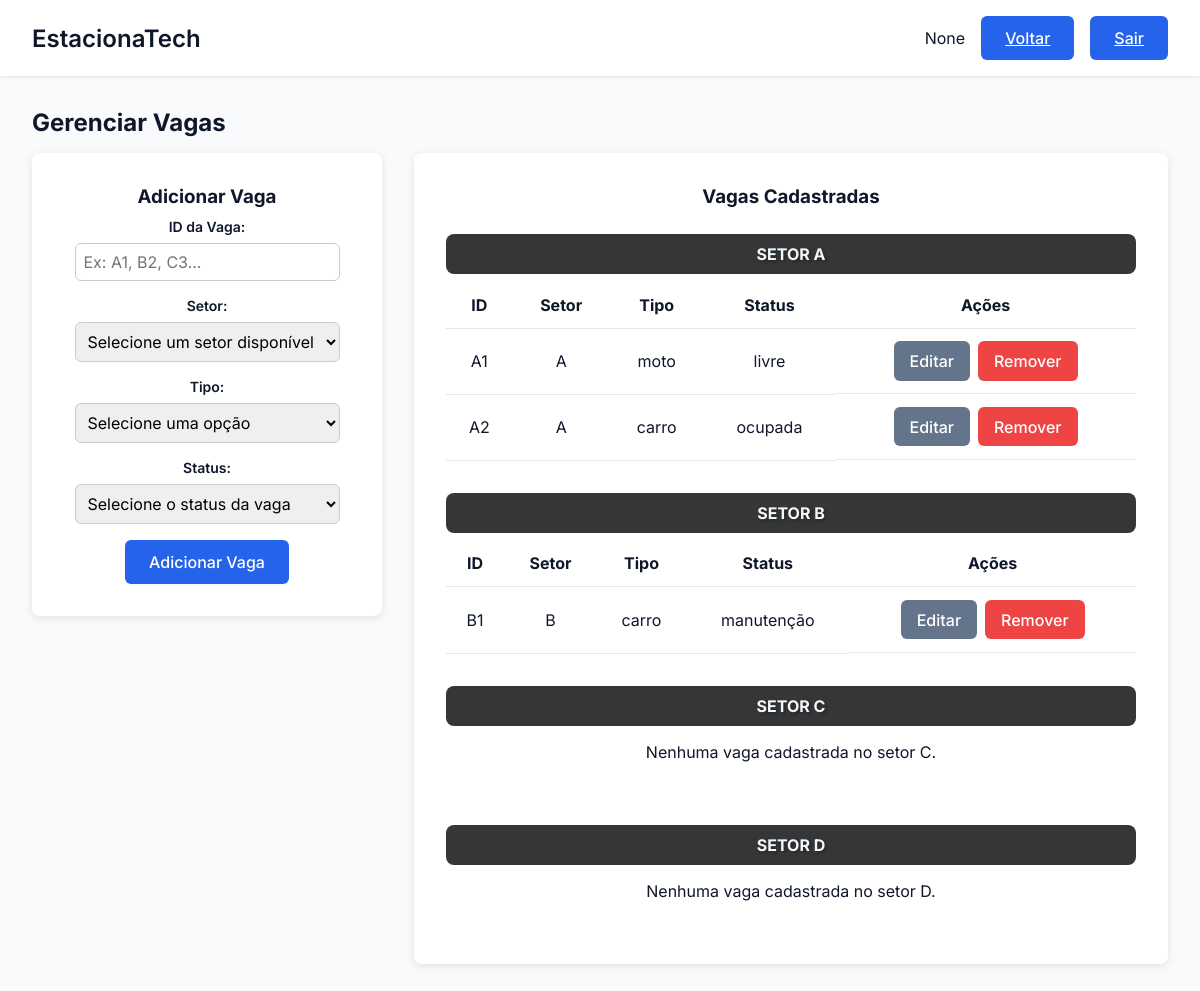
/vaga/config_vagas, run on the app's committed database.
### tables this page shows
CREATE TABLE Setor (
        id_setor TEXT PRIMARY KEY,
        n_vagas INTEGER NOT NULL
    );

CREATE TABLE Vaga (
        id_vaga TEXT PRIMARY KEY,
        setor TEXT NOT NULL,
        tipo TEXT NOT NULL CHECK (tipo IN ('carro', 'moto', 'deficiente', 'etc.')),
        status TEXT NOT NULL CHECK (status IN ('livre', 'ocupada', 'reservada', 'manutenção')),
        FOREIGN KEY (setor) REFERENCES Setor(id_setor)
    );

### EstacionaTech/routes/vaga_routes.py (the view)
@vaga_bp.route('/config_vagas')
def config_vagas():
    vagas = VagaController.listar_vagas()
    setores = SetorController.listar_setores()
    print(setores)
    return render_template('config_vagas.html', vagas=vagas, setores=setores)

### EstacionaTech/controllers/setor_controller.py (called while the page is built)
    @staticmethod
    def listar_setores():
        setores = Setor.listar_todos()
        return setores

### EstacionaTech/controllers/vaga_controller.py (called while the page is built)
    @staticmethod
    def listar_vagas():
        vagas= Vaga.listar_todas()
        return vagas

### EstacionaTech/database/database.py (called while the page is built)
def conectar():
    diretorio_db = "EstacionaTech/database"
    if not os.path.exists(diretorio_db):
        os.makedirs(diretorio_db)  # Criar diretório caso não exista
    return sqlite3.connect(f"{diretorio_db}/estacionatech.db")

### EstacionaTech/models/setor.py (called while the page is built)
    def listar_todos():
        conn = conectar()
        cursor = conn.cursor()
        cursor.execute("SELECT * FROM Setor ORDER BY id_setor ASC")
        setores = cursor.fetchall()
        conn.close()
        return setores

### EstacionaTech/models/vaga.py (called while the page is built)
    def listar_todas():
        conn = conectar()
        cursor = conn.cursor()
        cursor.execute("SELECT * FROM vaga ORDER BY id_vaga ASC")
        vagas = cursor.fetchall()
        conn.close()
        return vagas

### EstacionaTech/templates/config_vagas.html (shortened to what this page needs)
<!DOCTYPE html>
<html lang="pt-BR">
<head>
    <link rel="stylesheet" href="{{ url_for('static', filename='css/estilo.css') }}">
    <link rel="stylesheet" href="{{ url_for('static', filename='css/vagas.css') }}">
</head>
<body>
    <div class="dashboard">
        <header class="dashboard-header">
            <nav class="dashboard-nav container">
                <h1 class="dashboard-title">EstacionaTech</h1>
                <div class="dashboard-user">
                    <span>{{ session.get('nome') }}</span>
                    <a href="{{ url_for('admin.configuracoes_admin') }}" class="btn btn-primary">Voltar</a>
                    <a href="{{ url_for('auth.logout') }}" class="btn btn-primary">Sair</a>
                </div>
            </nav>
        </header>
        <main class="dashboard-content container">
            <h2 class="section-title">Gerenciar Vagas</h2>
            <div class="dashboard-grid">
                <div class="dashboard-card">
                    <h3>Adicionar Vaga</h3>
                    <form action="{{ url_for('vaga.adicionar_vaga') }}" method="POST" class="form">
                        <div class="form-group">
                            <label class="form-label" for="id_vaga">ID da Vaga:</label>
                            <input class="form-input" type="text" id="id_vaga" name="id_vaga" required placeholder="Ex: A1, B2, C3...">
                        </div>
                        <div class="form-group">
                            <label class="form-label" for="setor">Setor:</label>
                            <select class="form-input" id="setor" name="setor" required>
                                <option value="" disabled selected>Selecione um setor disponível</option>
                            </select>
                        </div>
                        <div class="form-group">
                            <label class="form-label" for="tipo">Tipo:</label>
                            <select class="form-input" id="tipo" name="tipo" required>
                                <option value="" disabled selected>Selecione uma opção</option>
                            </select>
                        </div>
                        <div class="form-group">
                            <label class="form-label" for="status">Status:</label>
                            <select class="form-input" id="status" name="status" required>
                                <option value="" disabled selected>Selecione o status da vaga</option>
                            </select>
                        </div>
                        <button type="submit" class="btn btn-primary">Adicionar Vaga</button>
                    </form>
                </div>
                <div class="dashboard-card">
                    <h3 class="section-title">Vagas Cadastradas</h3>
                    <div class="setor-container">
                        {% for setor in setores|batch(2, '') %}
                        <div class="setor-row">
                            {% for s in setor %}
                                {% if s %}
                                    <div class="setor-box">
                                        <h4 class="setor-section-title">SETOR {{ s[0] }}</h4>
                                        {% set setor_vagas = vagas|selectattr('1', 'equalto', s[0])|list %}
                                        {% if setor_vagas %}
                                        <div class="table-container">
                                            <table class="table">
                                                <thead>
                                                    <tr>
                                                        <th>ID</th>
                                                        <th>Setor</th>
                                                        <th>Tipo</th>
                                                        <th>Status</th>
                                                        <th>Ações</th>
                                                    </tr>
                                                </thead>
                                                <tbody>
                                                    {% for vaga in setor_vagas %}
                                                    <tr>
                                                        <td>{{ vaga[0] }}</td>
                                                        <td>{{ vaga[1] }}</td>
                                                        <td>{{ vaga[2] }}</td>
                                                        <td>{{ vaga[3] }}</td>
                                                        <td class="actions">
                                                            <button class="btn btn-secondary" onclick="openEditModal('{{ vaga[0] }}', '{{ vaga[1] }}', '{{ vaga[2] }}', '{{ vaga[3] }}')">Editar</button>
                                                            <form action="{{ url_for('vaga.remover_vaga') }}" method="POST" class="inline-form">
                                                                <button type="submit" class="btn btn-danger" onclick="return confirm('Tem certeza que deseja remover a vaga {{ vaga[0] }}?')">Remover</button>
                                                            </form>
                                                        </td>
                                                    </tr>
                                                    {% endfor %}
                                                </tbody>
                                            </table>
                                        </div>
                                        {% else %}
                                            <p class="no-data">Nenhuma vaga cadastrada no setor {{ s[0] }}.</p>
                                        {% endif %}
                                    </div>
                                {% endif %}
                            {% endfor %}
                        </div>
                        {% endfor %}
                    </div>
                </div>
            </div>
        </main>
    </div>
</body>
</html>

### EstacionaTech/static/css/estilo.css (style rules this page uses)
* { margin: 0; padding: 0; box-sizing: border-box; font-family: 'Inter', sans-serif; }
:root { --primary: #2563eb; --primary-dark: #1d4ed8; --secondary: #64748b; --danger: #ef4444; --success: #22c55e; --background: #f8fafc; --surface: #ffffff; --text: #0f172a; --text-light: #64748b; }
body { background-color: var(--background); color: var(--text); min-height: 100vh; }
.container { max-width: 1200px; margin: 0 auto; padding: 0 1rem; }
.form-group { margin-bottom: 1.5rem; }
.form-label { display: block; font-size: 0.875rem; font-weight: 500; margin-bottom: 0.5rem; color: var(--text); }
.form-input { width: 100%; padding: 0.75rem 1rem; border: 1px solid #e2e8f0; border-radius: 6px; font-size: 1rem; transition: all 0.2s; }
.btn { display: inline-flex; align-items: center; justify-content: center; padding: 0.75rem 1.5rem; font-size: 1rem; font-weight: 500; border-radius: 6px; cursor: pointer; transition: all 0.2s; border: none; }
.btn-primary { background-color: var(--primary); color: white; }
.dashboard { min-height: 100vh; display: grid; grid-template-rows: auto 1fr; }
.dashboard-header { background: var(--surface); padding: 1rem; box-shadow: 0 1px 3px 0 rgb(0 0 0 / 0.1); }
.dashboard-nav { display: flex; justify-content: space-between; align-items: center; }
.dashboard-title { font-size: 1.5rem; font-weight: 600; }
.dashboard-user { display: flex; align-items: center; gap: 1rem; }
.dashboard-content { padding: 2rem; }
.dashboard-content h2 { margin-bottom: 1rem; }
.dashboard-grid { display: grid; grid-template-columns: 1fr 1fr; gap: 2rem; }
.dashboard-card { background-color: var(--surface); padding: 2rem; border-radius: 8px; box-shadow: 0 2px 8px rgba(0,0,0,0.1); display: flex; flex-direction: column; align-items: center; text-align: center; }
.dashboard-card h3 { margin-bottom: 10px; }
.dashboard-card p { margin-bottom: 15px; }

### EstacionaTech/static/css/vagas.css (style rules this page uses)
.section-title { margin-bottom: 2rem; }
.dashboard-grid { display: grid; grid-template-columns: 350px 1fr; gap: 2rem; align-items: start; }
.setor-section-title { background-color: #363636; color: #F0F8FF; padding: 10px 20px; margin-top: 1rem; text-shadow: 2px 2px 3px rgba(0, 0, 0, 0.3); border-radius: 8px; }
.form-group { margin-bottom: 1rem; }
.form-group label { display: block; margin-bottom: 0.5rem; font-weight: 600; }
.form-group input, .form-group select { width: 100%; padding: 0.5rem; border-radius: 6px; border: 1px solid #ccc; }
.table-container { overflow-x: auto; }
.table { width: 100%; border-collapse: collapse; margin-top: 0.5rem; }
.table th, .table td { padding: 0.8rem; text-align: center; border-bottom: 1px solid #e2e8f0; }
.table th { text-align: center; }
.actions { display: flex; gap: 0.5rem; justify-content: center; }
.no-data { padding: 1rem; text-align: center; background-color: var(--surface); border-radius: 8px; }
.setor-container { display: flex; flex-direction: column; gap: 1rem; }
.setor-row { display: flex; gap: 1rem; flex-wrap: wrap; }
.setor-box { min-width: 300px; width: 100%; }
.btn-secondary { background-color: var(--secondary); color: white; border: none; padding: 0.6rem 1rem; border-radius: 6px; cursor: pointer; transition: background-color 0.2s; }
.btn-danger { background-color: var(--danger); color: white; border: none; padding: 0.6rem 1rem; border-radius: 6px; cursor: pointer; transition: background-color 0.2s; }

### data on the page
Setor: id_setor "A"
Vaga: id_vaga "A1", setor "A", tipo "moto", status "livre"
Vaga: id_vaga "A2", setor "A", tipo "carro", status "ocupada"
Setor: id_setor "B"
Vaga: id_vaga "B1", setor "B", tipo "carro", status "manutenção"
Setor: id_setor "C"
Setor: id_setor "D"

### other printed values
{{ session.get('nome') }} "None"
